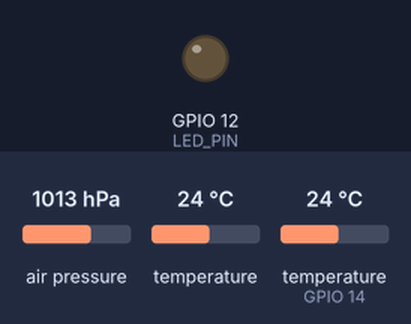
The program below on a simulated ESP8266 (NodeMCU). On the bench: output pins drawn as LEDs (lit = HIGH). Inputs (shaded band) come from the test bench; at power-on: air pressure 1013 hPa, temperature 24 °C, temperature (sensor on GPIO 14) 24 °C. WiFi joins after 1.5 s; servers stay silent unless stated; no MQTT or app messages arrive unless stated; what the program prints to the serial monitor is not drawn.

Above: at 2.1 s.
At 5.15 s:
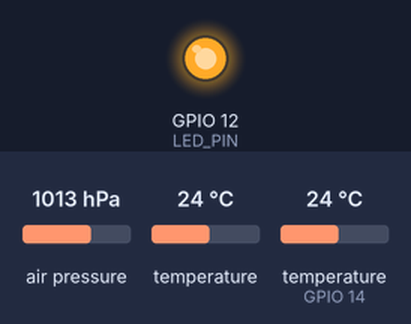
Timing chart, 0 to 7.2 s (numbered marks = the images above):
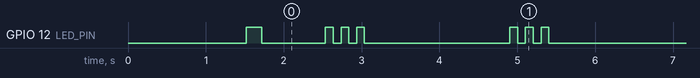

Measured:
- by itself, GPIO 12 (LED_PIN): repeats every 2.4 s: 2 × (HIGH 0.10 s, LOW 0.10 s), HIGH 0.10 s, LOW 1.9 s

The program:

main.cpp
```cpp
// change MQTT topics to your own

#include <Arduino.h>

#include <OneWire.h>
#include <DallasTemperature.h>

#include <Wire.h>
#include <Adafruit_Sensor.h>
#include <Adafruit_BMP280.h>

#include <ESP8266WiFi.h>
#include "Connectivity.h"
#include <PubSubClient.h>

// defines delay between measurements in milliseconds
// you can change this if you like to
#define DELAY 1000

// defines pin for indication LED and DS18B20 sensor
#define LED_PIN 12
const int oneWireBus = 14;

// creates object for oneWire bus
OneWire oneWire(oneWireBus);

// creates object for DS18B20 sensor
DallasTemperature temp(&oneWire);

// creates object for BMP280 sensor
Adafruit_BMP280 bmp;

void setup()
{
  // sets LED pin as output
  pinMode(LED_PIN, OUTPUT);

  // sets baudrate for serial communication
  Serial.begin(115200);

  // starts communication with DS18B20 sensor
  temp.begin();

  // starts communication with BMP280 sensor
  // note: 0x76 is default I2C address for BMP280 sensor, but it may differ in other cases
  if (!bmp.begin(0x76))
    while (1)
      ;

  // calls function to connect to WiFi - function is declared in Connectivity.h
  connectToWiFi();

  // calls function to connect to MQTT broker
  mqtt_client.setServer(mqtt_server, mqtt_port);

  // prints message to serial monitor and blinks LED to indicate that setup is done
  Serial.println("setup done");
  digitalWrite(LED_PIN, HIGH);
  delay(200);
  digitalWrite(LED_PIN, LOW);
}

void loop()
{
  // tells sensors to measure
  temp.requestTemperatures();
  bmp.takeForcedMeasurement();

  // declares and defines variables for temperature and pressure measured by sensors
  float DS18B20_temperature = temp.getTempCByIndex(0);
  float BMP280_temperature = bmp.readTemperature();
  float BMP280_pressure = bmp.readPressure() / 100.0F;

  // calls function to publish data to MQTT broker
  // first argument is topic, you would probably like to change it
  publishToMQTTBroker("meteo/bmptemperature", String(BMP280_temperature).c_str());
  publishToMQTTBroker("meteo/pressure", String(BMP280_pressure).c_str());
  publishToMQTTBroker("meteo/dallastemperature", String(DS18B20_temperature).c_str());

  // waits for a second before repeating the loop
  delay(DELAY);
}
```

Connectivity.h
```cpp
#ifndef __CONNECTIVITY_H__
#define __CONNECTIVITY_H__

#include <Arduino.h>
#include <ESP8266WiFi.h>
#include <PubSubClient.h>

// wifi credentials
extern const char* ssid;
extern const char* password;

// mqtt settings
extern const char* mqtt_server;
extern const int mqtt_port;

extern WiFiClient espClient;
extern PubSubClient mqtt_client;

// declares functions for connecting to WiFi with preset credentials
void connectToWiFi();

// declares functions for connecting to MQTT broker with preset settings
void connectToMQTTBroker();

// declares functions for publishing messages to MQTT topic
void publishToMQTTBroker(const char* topic, const char* message);

#endif
```

Connectivity.cpp
```cpp
// change wifi credentials and mqtt settings to match your setup
// some debug serial prints are commented out, you can uncomment them if you like to

#include "Connectivity.h"

#include <Arduino.h>

#include <ESP8266WiFi.h>
#include <PubSubClient.h>

// defines pin for indication LED
#define LED_PIN 12

WiFiClient espClient;
PubSubClient mqtt_client(espClient);

// wifi credentials
const char *ssid = "YOUR WIFI SSID";
const char *password = "YOUR WIFI PASSWORD";

// mqtt settings
const char *mqtt_server = "YOUR BROKER";
const int mqtt_port = 1883;

// defines function to connect to WiFi
void connectToWiFi()
{
    WiFi.begin(ssid, password);
    Serial.print("connecting");
    // waits until wifi is connected
    while (WiFi.status() != WL_CONNECTED)
    {
        delay(500);
        Serial.print(".");
    }
    Serial.println("\nWIFI: successfully connected");
}

// defines function to connect to MQTT broker
void connectToMQTTBroker()
{
    while (!mqtt_client.connected())
    {
        String client_id = "esp8266-" + String(WiFi.macAddress());
        // Serial.printf("connecting to MQTT Broker as %s.....\n", client_id.c_str());
        if (mqtt_client.connect(client_id.c_str()))
        {
            // Serial.println("MQTT: succesfully connected to broker");
        }
        else
        {
            Serial.print("Failed to connect to MQTT broker, rc=");
            Serial.print(mqtt_client.state());
            Serial.println(" try again in 5 seconds");
            delay(5000);
        }
    }
}

// defines function to publish messages to MQTT topic
void publishToMQTTBroker(const char *topic, const char *message)
{
    // checks if wifi is connected
    if (WiFi.status() != WL_CONNECTED)
        connectToWiFi();

    // checks if mqtt client is connected
    if (!mqtt_client.connected())
        connectToMQTTBroker();

    // publishes message to mqtt topic
    mqtt_client.publish(topic, message);

    // sends debug message to serial monitor
    Serial.printf("MQTT: published to %s: %s\n", topic, message);

    // blinks LED to indicate that message was published
    digitalWrite(LED_PIN, HIGH);
    delay(100);
    digitalWrite(LED_PIN, LOW);
    delay(100);
}
```
